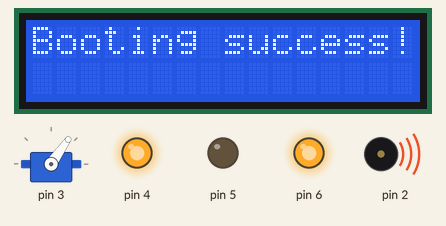
This sketch was run on a simulated Arduino Uno, built with avr-gcc and run on an emulated ATmega328P. Parts: servo, 16×2 character LCD, output pins drawn as LEDs (lit = HIGH), buzzer (waves = sounding). The local clock reads 2024-03-15 10:24:30 at power-on unless the sketch sets it; what the sketch prints to the serial monitor is not drawn.

Above: at 4.2 s.
At 4.7 s:
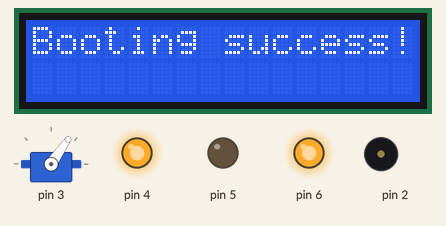
At 5.7 s:
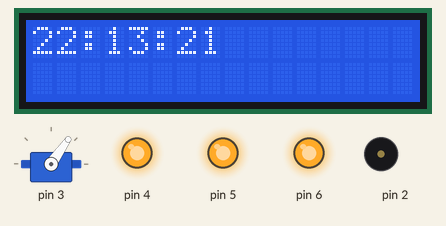
At 38.2 s:
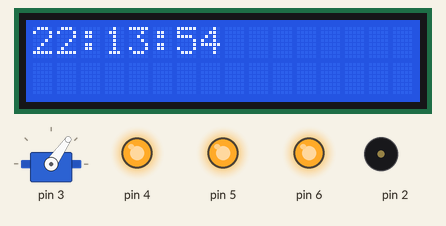
Timing chart, 0 to 39.7 s (numbered marks = the images above):
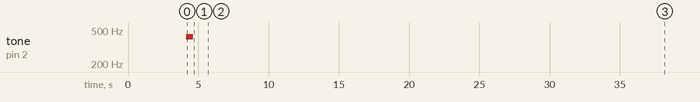

The sketch:

main.ino
```cpp
#include <RTClib.h>
#include <Wire.h>

//#include <Servo.h>

#include "ServoMotor.h"
#include "LED.h"
#include "Buzzer.h"
#include "LCD.h"
#include "RGB.h"

Buzzer alarmBuzzer(2);
ServoMotor feederServoMotor(3);

// LED redLED(3);
RGB light(4, 5, 6);

LCD DisplayLCD(0x27, 16, 2);

RTC_DS1307 rtc;
DateTime feedingTime;

void setup() {
  // put your setup code here, to run once:
  Serial.begin(9600);
  Serial.println("System Booting");
  for (int i = 0; i < 10; i++) {
    Serial.print(".");
    delay(400);
  }

  // rtc.begin();
  if (!rtc.begin()) {
    Serial.println("rtc failed init, please restart");
    while (1)
      ;
  } else {
    Serial.println("rtc BOOTED FINALLY!!!");
  }
  rtc.adjust(DateTime(F(__DATE__), F(__TIME__)));

  alarmBuzzer.begin();
  // redLED.begin();
  feederServoMotor.begin();
  DisplayLCD.begin();
  light.begin();
  DisplayLCD.displayText("Booting success!");
  light.enable(true, false, true);  // green light

  feederServoMotor.setAngle(55);
  alarmBuzzer.beep();

  delay(1000);
  DisplayLCD.clear();
  light.disable();  // Turns off the green
}

void loop() {
  DateTime now = rtc.now();
  // put your main code here, to run repeatedly:

  Serial.print(now.hour());
  Serial.print(':');
  Serial.print(now.minute());
  Serial.print(':');
  Serial.println(now.second());

  // 1. Create a buffer string with the exact format template you want
  char timeBuffer[] = "hh:mm:ss";

  // 2. Pass the buffer to toString() to fill it with numbers
  now.toString(timeBuffer);

  DisplayLCD.displayText(timeBuffer);
  // DisplayLCD.displayText(now.hour());
  // DisplayLCD.displayText(':');
  // DisplayLCD.displayText(now.minute());
  // DisplayLCD.displayText(':');
  // DisplayLCD.displayText(now.second());

  if (now == feedingTime) {  // <- this is bad paparently
    feedAnimal();
  }

  if (now.hour() == 8 && now.minute() == 30 && now.second() == 0) {  // Feed dog at exactly 8:30 AM (time set to whenever for testing)
    feedAnimal();                                                     // The zero second is added so the function only runs once
  }

  if (now.hour() == 18 && now.minute() == 30 && now.second() == 0) {  // Feed dog at exactly 6:30 PM (Dinner)
    feedAnimal();                                                     // The zero second is added so time is at
  }

  delay(1000);
  DisplayLCD.clear();
}


void feedAnimal() {
  // alarmBuzzer.playMelody(); // <- Doesn't work sob
  alarmBuzzer.beep();
  light.enable(false, true, false);
  // DisplayLCD.displayText("FEEDING TIME");
  DisplayLCD.printRowTwo("FEEDING TIME");
  delay(4000);
    feederServoMotor.setAngle(100);
  delay(4000); // delays might affect RTC timekeeping
  feederServoMotor.setAngle(55);  // 55 is the default angle
  light.disable();
}
```

Buzzer.cpp
```cpp
#include "Buzzer.h"

//Constructor
Buzzer::Buzzer(int buzzerPin) {
	pin = buzzerPin;
}

void Buzzer::begin() {
	pinMode(pin, OUTPUT);
}

void Buzzer::beep() {
	tone(pin, 415);
	delay(500);
	noTone(pin);
}

void Buzzer::stopBuzzer() {
	noTone(pin);
}

void Buzzer::playMelody() {
	int melody[] = { 415, 370, 330, 247, 330, 415, 370, 247 };
	int durations[] = { 4, 8, 8, 4, 4, 4, 4, 4 };
	// digitalWrite(pin, HIGH);

	for (int i = 0; i < 8; i++) {
		tone(pin, melody[i], durations[i]);
		delay(durations[i] + 50);
	}
	noTone(pin);
}

// int LED::getState() {
// 	return enableState;
// }
```

Buzzer.h
```cpp
#ifndef BUZZER_H
#define BUZZER_H

#include <Arduino.h>

class Buzzer {
	private:
		int pin;
		// int melody[];

	public:
		Buzzer(int buzzerPin); // Servo motor

		void begin();

		void beep();

		void stopBuzzer();

		void playMelody();

};
#endif
```

LED.cpp
```cpp
#include "LED.h"

//Constructor
LED::LED(int ledPin) {
	pin = ledPin;
	enableState = false;
}

void LED::begin() {
	pinMode(pin, OUTPUT);
}

void LED::enable(bool enable) {
	digitalWrite(pin, enable);

}

int LED::getState() {
	return enableState;
}
```

LED.h
```cpp
#ifndef LED_H
#define LED_H

#include <Arduino.h>

class LED {
	private:
		int pin;
		bool enableState;

	public:
		LED(int ledPin); // LED

		void begin();

		void enable(bool on);

		int getState(); // Returns enabled as integer
};
#endif
```

RGB.cpp
```cpp
#include "RGB.h"

//Constructor
RGB::RGB(int red, int green, int blue) {
	_redPin = red;
  _greenPin = green;
  _bluePin = blue;

	enableState = false;
}

void RGB::begin() {
	pinMode(_redPin, OUTPUT);
  pinMode(_greenPin, OUTPUT);
  pinMode(_bluePin, OUTPUT);
}

// True turns it off, as my RGB is an active-low one.
void RGB::enable(bool redEnable, bool greenEnable, bool blueEnable) {
	digitalWrite(_redPin, redEnable);
	digitalWrite(_greenPin, greenEnable);
	digitalWrite(_bluePin, blueEnable);

}

// HIGH turns it off, as my RGB is an active-low one.
void RGB::disable() {
	digitalWrite(_redPin, HIGH);
	digitalWrite(_greenPin, HIGH);
	digitalWrite(_bluePin, HIGH);
}

int RGB::getState() {
	return enableState;
}
```

RGB.h
```cpp
#ifndef RGB_H
#define RGB_H

#include <Arduino.h>

class RGB {
	private:
		int _redPin;
    int _greenPin;
    int _bluePin;

		bool enableState;

	public:
		RGB(int red, int green, int blue); // LED

		void begin();

		void enable(bool redEnable, bool greenEnable, bool blueEnable);

		void disable();

		int getState(); // Returns enabled as integer
};
#endif
```

ServoMotor.cpp
```cpp
#include "ServoMotor.h"

//Constructor
ServoMotor::ServoMotor(int servoPin) {
	pin = servoPin;
	currentAngle = 0;
}

void ServoMotor::begin() {
	servo.attach(pin);
	servo.write(currentAngle);
}

void ServoMotor::setAngle(int angle) {
	angle = constrain(angle, 0, 180);
	currentAngle = angle;
	servo.write(angle);
}

int ServoMotor::getAngle(){
	return currentAngle;
}
```

ServoMotor.h
```cpp
#ifndef SERVOMOTOR_H
#define SERVOMOTOR_H

#include <Arduino.h>
#include <Servo.h>

class ServoMotor {
	private:
		int pin;
		Servo servo;
		int currentAngle;

	public:
		ServoMotor(int servoPin); // Servo motor

		void begin();

		void setAngle(int angle);

		int getAngle(); // Returns current angle as integer
};
#endif
```

LCD.cpp
```cpp
#include "LCD.h"

LCD::LCD(uint8_t lcd_Addr, uint8_t lcd_cols, uint8_t lcd_rows): lcd(lcd_Addr, lcd_cols, lcd_rows) {
	address = lcd_Addr;
	columns = lcd_cols;
	rows = lcd_rows;


}

void LCD::begin() {
  lcd.init();
  lcd.backlight();
	lcd.begin(16, 2);
}

void LCD::displayText(char* text) {
	lcd.setCursor(0, 0);
	lcd.print(text);
}

void LCD::printRowTwo(char* text) { // Specifically for the LCD feeder alarm.
	lcd.setCursor(0, 1);
	lcd.print(text);
}

void LCD::clear() {
	lcd.clear();

}
```

LCD.h
```cpp
#ifndef LCD_H
#define LCD_H

#include <Arduino.h>
#include <Wire.h>
#include <LiquidCrystal_I2C.h>


class LCD {
  private:
    LiquidCrystal_I2C lcd;
    uint8_t address;
    uint8_t columns;
    uint8_t rows;

  public:
    LCD(uint8_t lcd_Addr, uint8_t lcd_cols, uint8_t lcd_rows);

    void begin();

    void displayText(char* text);

    void printRowTwo(char* text);

    void clear();
};
#endif
```

Measured:
- what the display in image 0 shows lasts 1.6 s, from 4.1 s to 5.7 s
- what the display in image 2 shows lasts 1.0 s, from 5.7 s to 6.7 s
